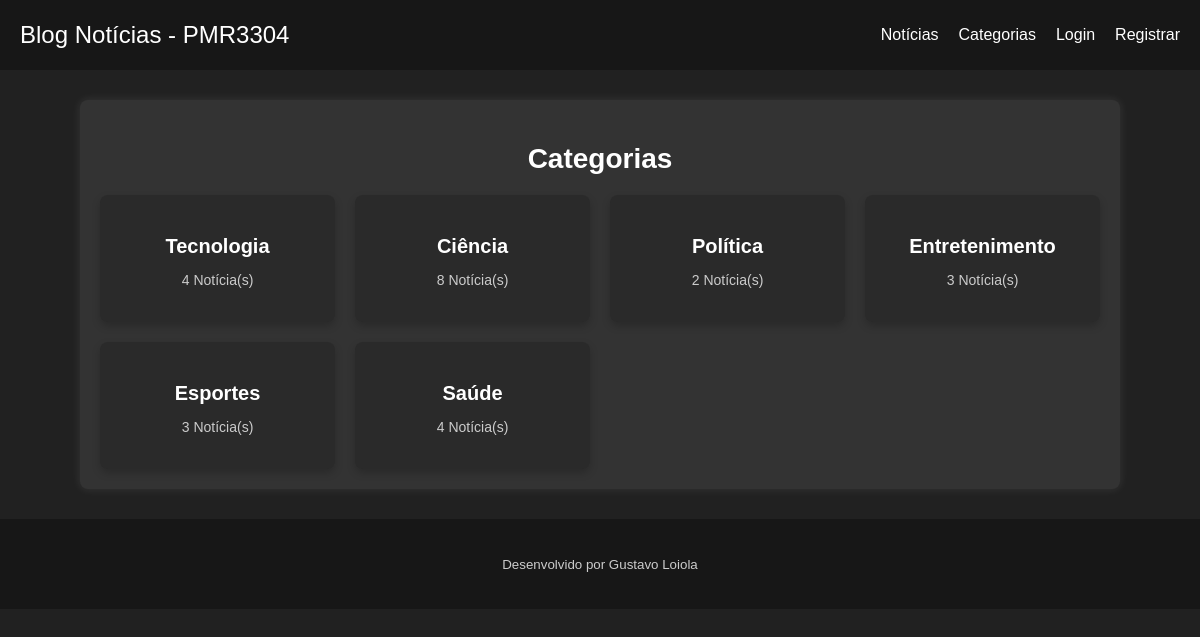
Page /categorias/ on the committed database.
### noticias/models.py (models this page shows, shortened)
class Categoria(models.Model):
    nome = models.CharField(max_length=50, unique=True)
    descricao = models.TextField(blank=True, null=True)

### noticias/views.py (the view)
# urls.py: path('categorias/', views.CategoriaListView.as_view(), name='lista_categorias'),
class CategoriaListView(ListView):
    model = Categoria
    template_name = 'noticias/categoria_list.html'
    context_object_name = 'categorias'

### noticias/templates/noticias/categoria_list.html
{% extends 'base.html' %}
{% block content %}
<div class="categoria-listagem-container">
    <h2>Categorias</h2>
    <div class="categoria-grid">
        {% for categoria in categorias %}
            <div class="categoria-card">
                <a href="{% url 'noticias:detalhe_categoria' categoria.id %}">
                    <h3>{{ categoria.nome }}</h3>
                    <p>{{ categoria.noticias.count }} Notícia(s)</p>
                </a>
            </div>
        {% empty %}
            <p class="sem-categorias">Nenhuma categoria disponível.</p>
        {% endfor %}
    </div>
</div>
{% endblock content %}

### static/style.css (style rules this page uses)
body { background-color: #212121; color: #FFFFFF; font-family: 'Arial', sans-serif; margin: 0; padding: 0; }
h1, h2, h3, h4 { font-family: 'Helvetica', sans-serif; color: #FFFFFF; }
a { color: #FFFFFF; text-decoration: none; }
p, ul { color: #CCCCCC; }
.categoria-listagem-container { max-width: 1000px; margin: 30px auto; padding: 20px; background-color: #333333; border-radius: 8px; box-shadow: 0 0 10px rgba(255, 255, 255, 0.1); color: #FFFFFF; text-align: center; }
.categoria-listagem-container h2 { font-size: 28px; margin-bottom: 20px; color: #FFFFFF; }
.categoria-grid { display: grid; grid-template-columns: repeat(auto-fill, minmax(200px, 1fr)); gap: 20px; margin-top: 20px; }
.categoria-card { background-color: #2A2A2A; padding: 20px; border-radius: 8px; box-shadow: 0 4px 8px rgba(0, 0, 0, 0.2); transition: transform 0.3s, background-color 0.3s; text-align: center; }
.categoria-card a { color: #FFFFFF; text-decoration: none; }
.categoria-card h3 { font-size: 20px; margin-bottom: 10px; }
.categoria-card p { font-size: 14px; color: #CCCCCC; }

### rows in the picture
Categoria: nome "Tecnologia", noticias.count "4"
Categoria: nome "Ciência", noticias.count "8"
Categoria: nome "Política", noticias.count "2"
Categoria: nome "Entretenimento", noticias.count "3"
Categoria: nome "Esportes", noticias.count "3"
Categoria: nome "Saúde", noticias.count "4"
